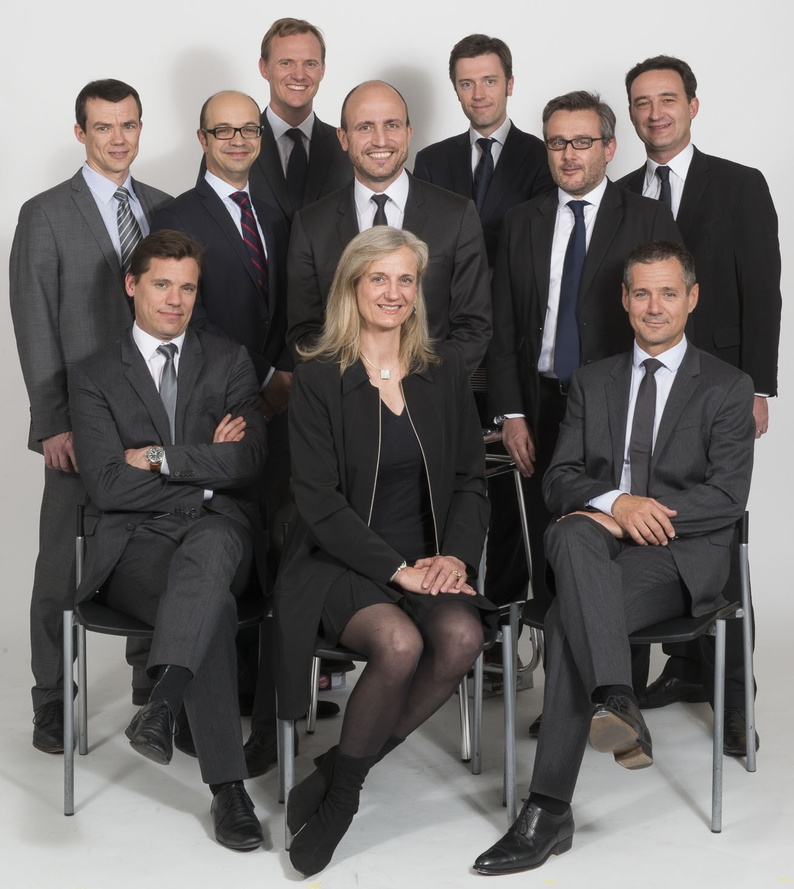
#> input picture code/test_image.jpg, 794 x 889 px, shrunk from 1310 x 1468 before the run
$ jupyter execute Projet_Tim.ipynb
#> lines starting #> are read from the running program, lines starting #| are printed output that depends on the picture; after the words box and inside, x2 and y2 are one past the last pixel; in counts of white or black regions, pixels touching at a corner belong together
## Chargement des bibliothèques

[cell 1]
import cv2
import numpy as np
import matplotlib.pyplot as plt

## Chargement du Classifieur

[cell 2]
face_cascade = cv2.CascadeClassifier('haarcascade_frontalface_default.xml')

# Vérifier si le classifieur a été chargé correctement
if face_cascade.empty():
    print("Erreur : Le fichier XML du classifieur n'a pas pu être chargé.")
else:
    print("Classifieur en cascade (AdaBoost + Cascade) chargé avec succès.")

# Charger l'image couleur (nous en aurons besoin pour l'affichage final)
# NOTE : OpenCV charge les images en format BGR (Bleu-Vert-Rouge) par défaut.
image_couleur = cv2.imread('test_image.jpg')
#> image_couleur is the input picture: shape (889, 794, 3); mean B, G, R 106.3, 107.6, 111.8

if image_couleur is None:
    print("Erreur : L'image 'test_image.jpg' n'a pas pu être chargée. Vérifiez le nom et le chemin.")

## Pré-traitement de l'Image

[cell 3]
# --- 2. PRÉ-TRAITEMENT : CONVERSION EN NIVEAUX DE GRIS ---

# 1. Redimensionner l'image si elle est trop grande (facultatif mais recommandé)
# Nous allons garder la taille originale pour l'instant.

# 2. Convertir l'image en niveaux de gris
# La détection est plus rapide et efficace en niveaux de gris.
gray = cv2.cvtColor(image_couleur, cv2.COLOR_BGR2GRAY)
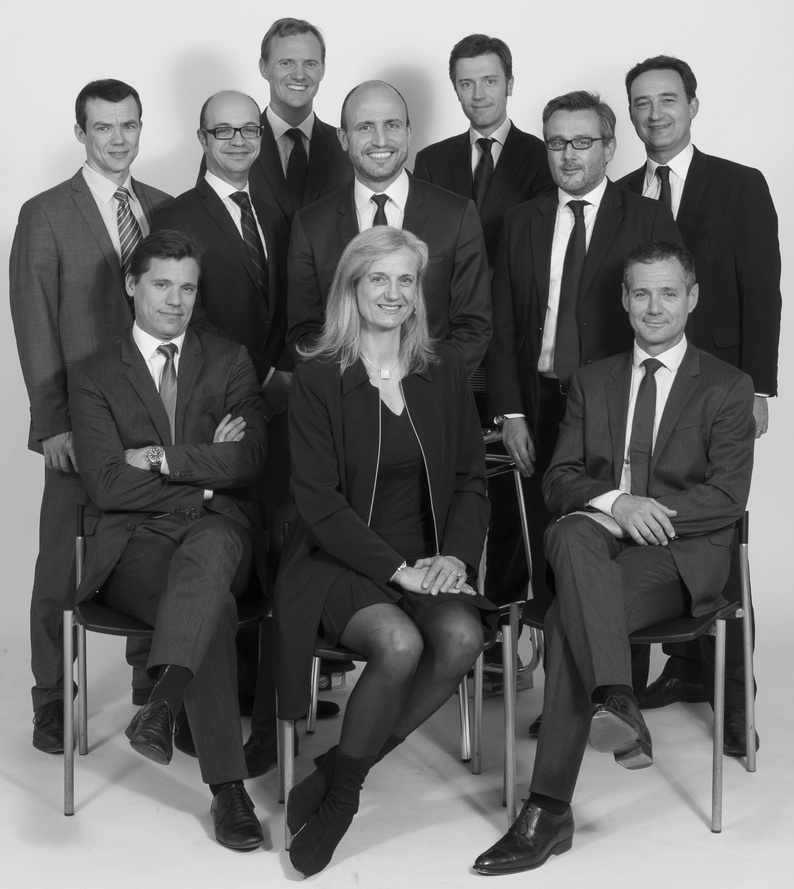
#> gray: shape (889, 794); min 1, max 252, mean 108.7
print("Image convertie en niveaux de gris pour la détection.")

## La Première Détection (Brute)

[cell 4]
# --- 3. DÉTECTION DES VISAGES PAR LA CASCADE ---

# Appel de la fonction de détection
# Les paramètres sont ici les paramètres "de base" du Membre 2/3.

faces = face_cascade.detectMultiScale(
    gray,
    scaleFactor=1.3,      # Plus de détails plus tard (Membre 3)
    minNeighbors=12,       # Plus de détails plus tard (Membre 3)
    minSize=(30, 30)
)
#> faces = [[268, 40, 62, 62], [448, 57, 65, 65], [622, 75, 69, 69], [83, 102, 67, 67], [342, 97, 76, 76], [204, 105, 66, 66], [536, 117, 72, 72], [358, 253, 71, 71], [140, 260, 68, 68], [617, 262, 77, 77]]

print(f"Détection terminée. {len(faces)} visage(s) trouvé(s).")
#| Détection terminée. 10 visage(s) trouvé(s).

##

[cell 5]
# --- 4. VISUALISATION DES RÉSULTATS (DÉTECTION BRUTE) ---

# Dessiner les rectangles autour des visages détectés
# On parcourt la liste des coordonnées (x, y, largeur w, hauteur h)

# NOTE: Nous allons utiliser une copie de l'image couleur originale
# pour l'affichage de la détection brute, puis la modifier à nouveau
# pour l'étape de floutage (Étape 5).
image_brute = image_couleur.copy()

for (x, y, w, h) in faces:
    # Dessiner un rectangle sur l'image_brute
    # Arguments: (image, coin_sup_gauche, coin_inf_droit, couleur BGR, épaisseur)

    # Le rectangle est dessiné sur l'image de la détection brute.
    # Couleur BGR (0, 0, 255) correspond au ROUGE (car l'ordre est Bleu, Vert, Rouge dans OpenCV)
    cv2.rectangle(image_brute, (x, y), (x + w, y + h), (0, 0, 255), 3)
#> this loop made 10 passes
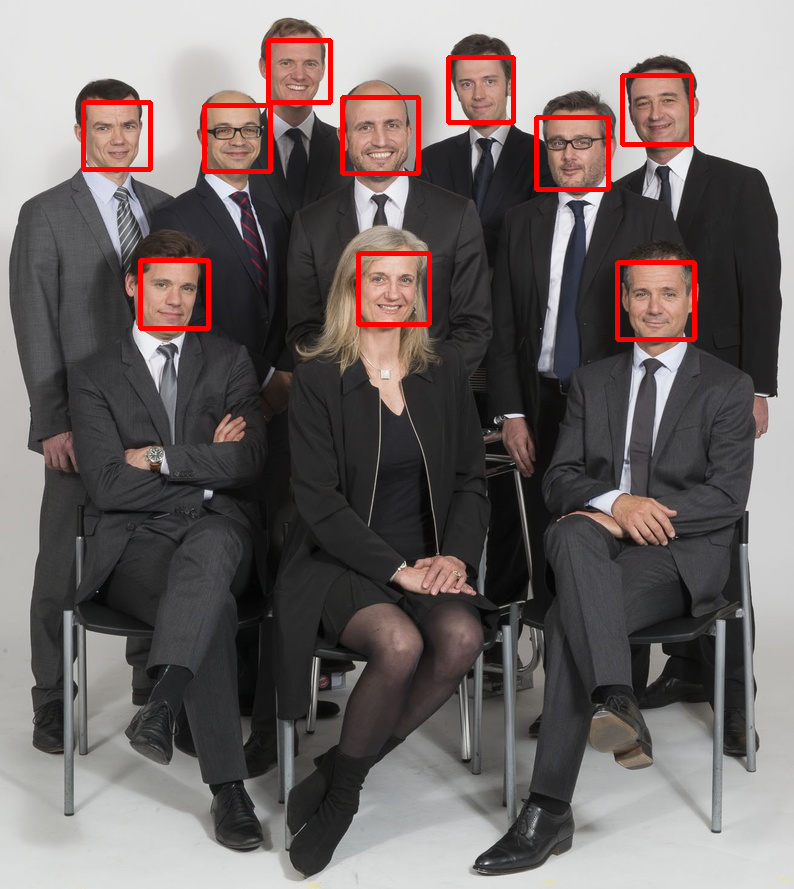
#> image_brute: shape (889, 794, 3); 1.95% of pixels changed, all inside (x1, y1, x2, y2) = (81, 38, 697, 342)

print("Rectangles de détection dessinés sur l'image.")

## Affichage

[cell 6]
# --- 5. AFFICHAGE DANS JUPYTER ---

# Convertir l'image BGR (OpenCV) en RGB (Matplotlib) pour un affichage correct
image_rgb = cv2.cvtColor(image_brute, cv2.COLOR_BGR2RGB)

# Afficher l'image dans le notebook
plt.figure(figsize=(10, 10))
plt.imshow(image_rgb)
plt.title(f"Détection Brute (Viola-Jones) : {len(faces)} visage(s) trouvé(s)")
plt.axis('off') # Masquer les axes
plt.show()

## Fonction d'Anonymisation

[cell 7]
# --- 6. APPLICATION : ANONYMISATION PAR FLOUTAGE ---

# NOTE : Nous travaillons à nouveau sur la variable 'image_couleur' originale (non modifiée)
# ou une copie propre si vous voulez garder la détection brute.
# Utilisons l'image originale pour l'application finale.
image_anonyme = image_couleur.copy()

# Le Flou Gaussien est un filtre de lissage idéal pour l'anonymisation.
# On parcourt chaque visage détecté
for (x, y, w, h) in faces:

    # 1. ISOLER LA RÉGION D'INTÉRÊT (ROI)
    # On extrait le tableau de pixels correspondant au visage
    # ATTENTION: Le format est [lignes (y):lignes+hauteur, colonnes (x):colonnes+largeur]
    roi_face = image_anonyme[y:y+h, x:x+w]

    # 2. APPLIQUER LE FLOUTAGE GAUSSIEN
    # (25, 25) est la taille du noyau (kernel size). Il doit être impair.
    # Plus ce chiffre est élevé, plus le flou est intense et l'anonymisation efficace.
    blurred_roi = cv2.GaussianBlur(roi_face, (25, 25), 0)

    # 3. RÉINTÉGRER LA ZONE FLOUTÉE DANS L'IMAGE
    # On remplace la région originale dans l'image anonyme
    image_anonyme[y:y+h, x:x+w] = blurred_roi
#> this loop made 10 passes
#> pass 1, `roi_face = image_anonyme[y:y+h, x:x+w]`:
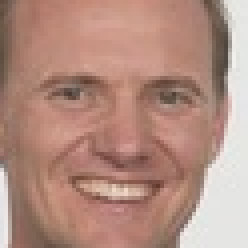
#> roi_face: shape (62, 62, 3) (shown 4 times larger); mean B, G, R 128.4, 141.2, 178.9
#> pass 1, `blurred_roi = cv2.GaussianBlur(roi_face, (25, 25), 0)`:
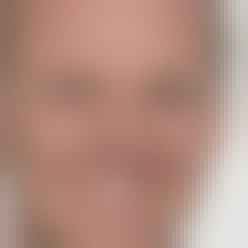
#> blurred_roi: shape (62, 62, 3) (shown 4 times larger); mean B, G, R 128.1, 141, 178.8
#> pass 2, `roi_face = image_anonyme[y:y+h, x:x+w]`:
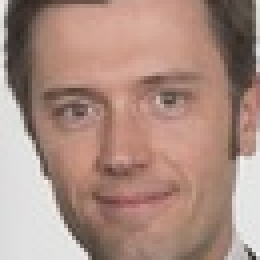
#> roi_face: shape (65, 65, 3) (shown 4 times larger); mean B, G, R 129.8, 140.8, 170.8
#> pass 2, `blurred_roi = cv2.GaussianBlur(roi_face, (25, 25), 0)`:
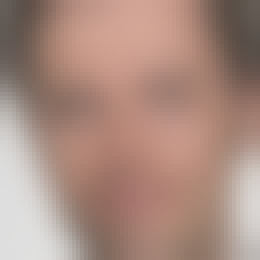
#> blurred_roi: shape (65, 65, 3) (shown 4 times larger); mean B, G, R 129, 140.1, 170.2
#> after the loop:
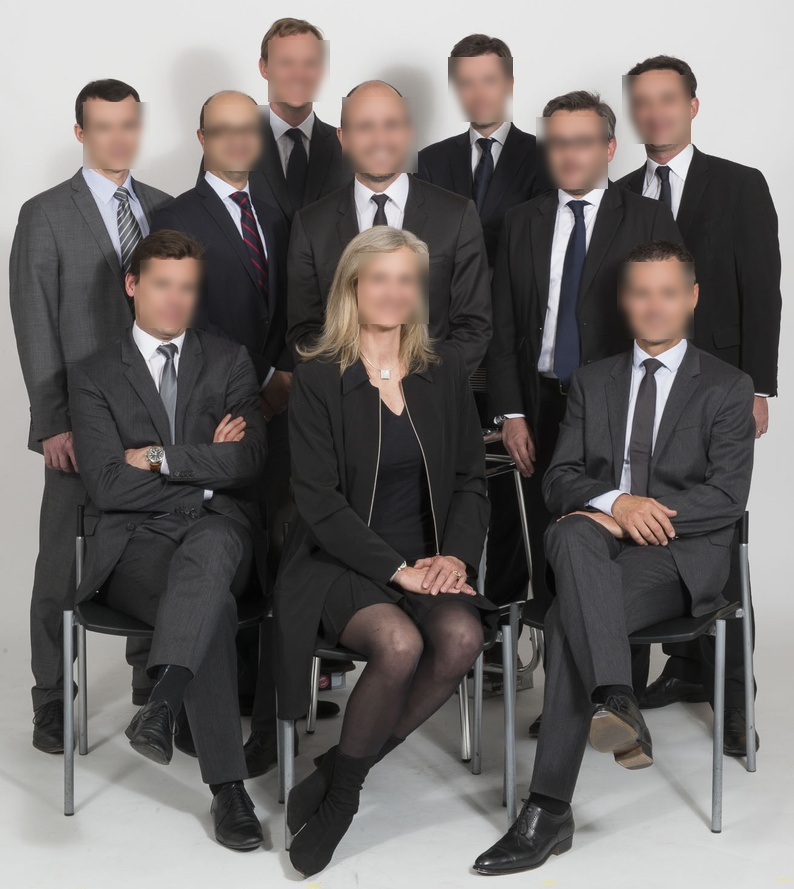
#> image_anonyme: shape (889, 794, 3); 6.82% of pixels changed, all inside (x1, y1, x2, y2) = (83, 40, 694, 339)
#> after the loop:
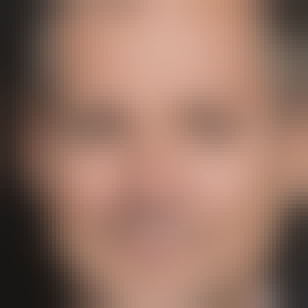
#> roi_face: shape (77, 77, 3) (shown 4 times larger); mean B, G, R 100.3, 115, 149.8

print("L'application d'anonymisation est terminée : tous les visages ont été floutés.")

## AFFICHAGE DE L'APPLICATION FINALE

[cell 8]
# --- 7. AFFICHAGE DE L'APPLICATION FINALE ---

# 1. Convertir l'image BGR (OpenCV) en RGB (Matplotlib)
image_rgb_anonyme = cv2.cvtColor(image_anonyme, cv2.COLOR_BGR2RGB)

# 2. Afficher l'image finale
plt.figure(figsize=(10, 10))
plt.imshow(image_rgb_anonyme)
plt.title(f"Application Finale : Anonymisation de {len(faces)} Visages")
plt.axis('off')
plt.show()

## Manuellement

[cell 9]
# --- 1. CRÉATION DE L'IMAGE INTÉGRALE (Integral Image) ---

# Revenir à l'image en niveaux de gris (gray) de l'Étape 1
# Utiliser la fonction intégrée d'OpenCV pour générer l'Integral Image (pour la rapidité)
# Note : Coder cette fonction manuellement (en utilisant les sommes cumulées)
# est la meilleure preuve de compréhension si le temps le permet.

integral_image = cv2.integral(gray)
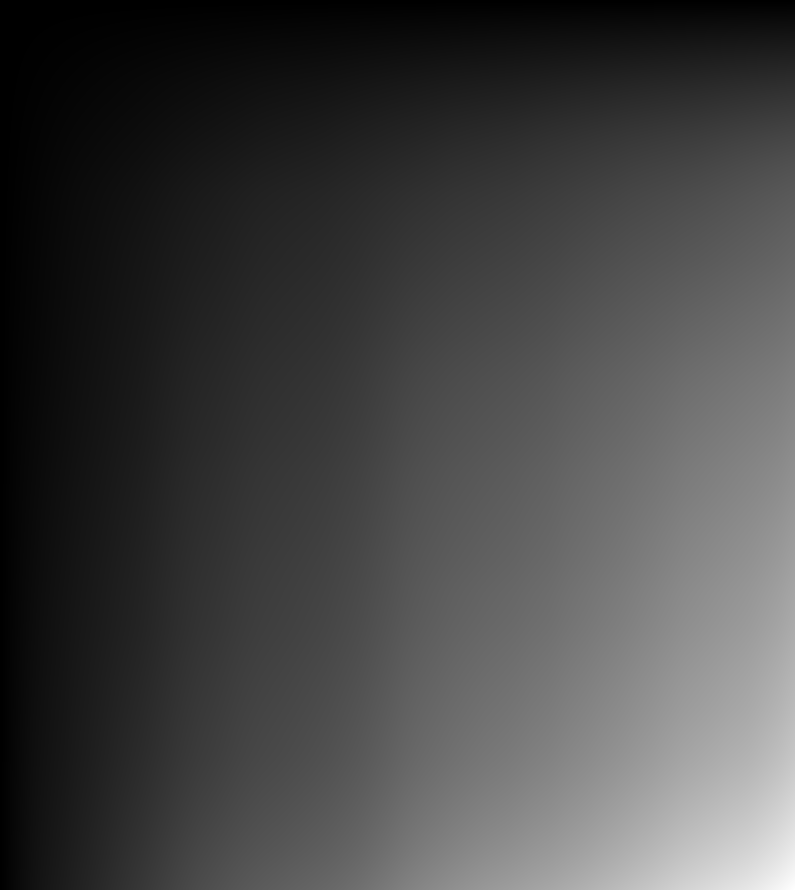
#> integral_image: shape (890, 795) int32; min 0, max 76719748, mean 20632988.1; drawn with min black and max white
print("Image Intégrale calculée.")

[cell 10]
def calculer_somme_rect(ii, x, y, w, h):
    """
    Calcule la somme des pixels d'un rectangle (x, y, w, h) en 4 références.
    ii : l'Image Intégrale.
    (x, y) : coin supérieur gauche du rectangle.
    (w, h) : largeur et hauteur.
    """
#> called with x = 100, y = 100, w = 25, h = 40

    # Rappel de la formule : Point 4 + Point 1 - (Point 2 + Point 3)
    # Les coordonnées ii ont un décalage de 1 (dû à la fonction cv2.integral)

    A = ii[y, x]              # Coin Supérieur Gauche (x, y)
#> A = 2227931
    B = ii[y, x + w]          # Coin Supérieur Droit (x+w, y)
#> B = 2711493
    C = ii[y + h, x]          # Coin Inférieur Gauche (x, y+h)
#> C = 3028813
    D = ii[y + h, x + w]      # Coin Inférieur Droit (x+w, y+h)
#> D = 3676402

    # La somme des pixels dans le rectangle est : D - B - C + A
    somme = int(D - B - C + A)
#> somme = 164027
    return somme

[cell 11]
# --- 3. EXTRACTION D'UNE FEATURE DE HAAR (EXEMPLE) ---

# Définissons la position et la taille de notre fenêtre (simulant une fenêtre de détection 24x24)
x_start, y_start = 100, 100
w_feature, h_feature = 50, 40

# Définir le premier rectangle (Noir - Gauche)
x_noir, y_noir, w_noir, h_noir = x_start, y_start, w_feature // 2, h_feature

# Définir le deuxième rectangle (Blanc - Droite)
x_blanc, y_blanc, w_blanc, h_blanc = x_start + w_feature // 2, y_start, w_feature // 2, h_feature

# Calculer les sommes en utilisant la fonction O(1)
somme_noir = calculer_somme_rect(integral_image, x_noir, y_noir, w_noir, h_noir)
#> somme_noir = 164027
somme_blanc = calculer_somme_rect(integral_image, x_blanc, y_blanc, w_blanc, h_blanc)
#> somme_blanc = 169279

# Calculer la valeur de la Feature de Haar
valeur_feature = somme_noir - somme_blanc
#> valeur_feature = -5252

print(f"\nValeur de la Feature de Haar (Noir - Blanc) : {valeur_feature}")
#| Valeur de la Feature de Haar (Noir - Blanc) : -5252

# Interprétation :
if valeur_feature > 0:
    print("La zone 'Noire' est plus sombre que la zone 'Blanche' (Caractéristique détectée).")
else:
    print("La zone 'Blanche' est plus sombre (ou équivalente) à la zone 'Noire'.")

[cell 12]
# --- 4. VISUALISATION DE LA FEATURE SUR L'IMAGE (CODE CORRIGÉ) ---

# 1. Utiliser une COPIE pour la visualisation
image_feature = image_couleur.copy()

# 2. Dessiner les rectangles REMPLIS pour l'effet de contraste

# Rectangle Noir (Gauche) : Rempli avec une couleur foncée (par exemple, 50 en BGR)
# NOTE : Utiliser -1 comme épaisseur pour remplir le rectangle.
cv2.rectangle(image_feature, (x_noir, y_noir), (x_noir + w_noir, y_noir + h_noir), (50, 50, 50), -1)

# Rectangle Blanc (Droite) : Rempli avec une couleur claire (par exemple, 200 en BGR)
cv2.rectangle(image_feature, (x_blanc, y_blanc), (x_blanc + w_blanc, y_blanc + h_blanc), (200, 200, 200), -1)

# Dessiner un CONTOUR autour de la feature complète (ROUGE) pour la délimiter
cv2.rectangle(image_feature, (x_start, y_start), (x_start + w_feature, y_start + h_feature), (0, 0, 255), 2)
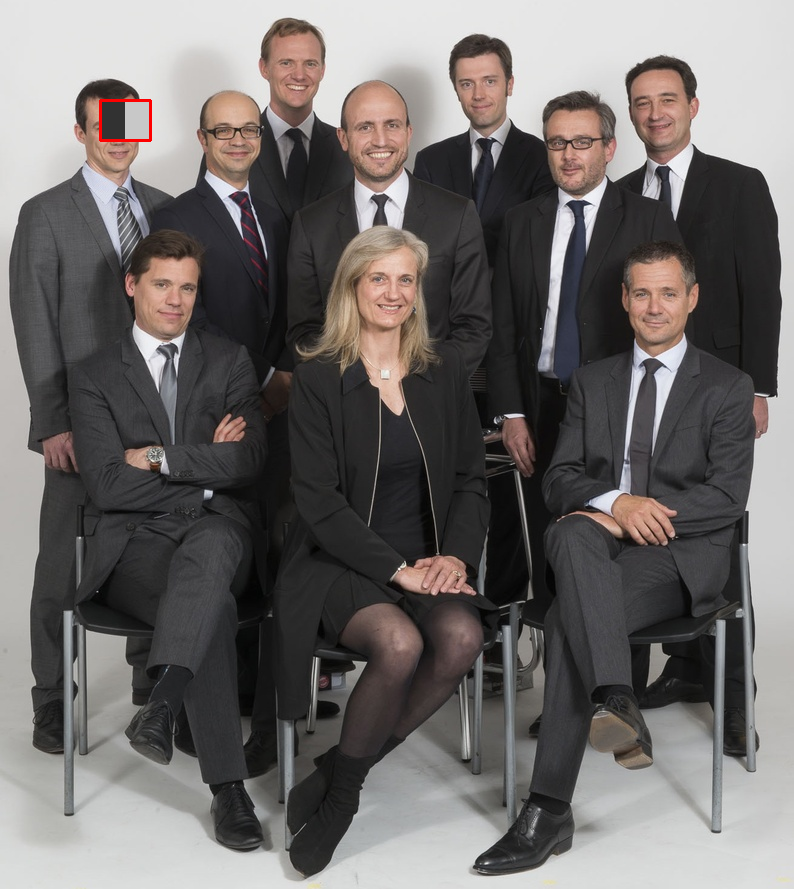
#> image_feature: shape (889, 794, 3); mean B, G, R 106.1, 107.4, 111.7


# Affichage Matplotlib
image_rgb_feature = cv2.cvtColor(image_feature, cv2.COLOR_BGR2RGB)
plt.figure(figsize=(8, 8))
plt.imshow(image_rgb_feature)
plt.title(f"Visualisation de la Feature de Haar (Valeur: {valeur_feature})")
plt.axis('off')
plt.show()
